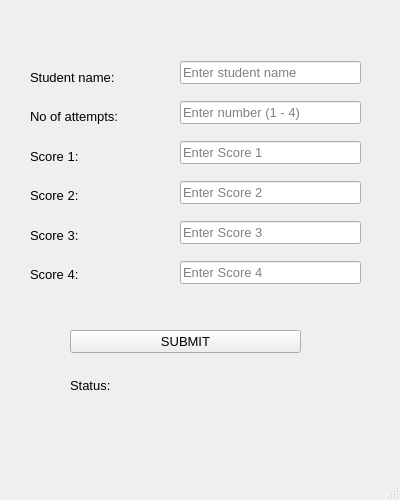
<?xml version="1.0" encoding="UTF-8"?>
<ui version="4.0">
 <class>GradingAlexTarasov</class>
 <widget class="QMainWindow" name="GradingAlexTarasov">
  <property name="geometry">
   <rect>
    <x>0</x>
    <y>0</y>
    <width>400</width>
    <height>500</height>
   </rect>
  </property>
  <property name="minimumSize">
   <size>
    <width>400</width>
    <height>500</height>
   </size>
  </property>
  <property name="maximumSize">
   <size>
    <width>400</width>
    <height>500</height>
   </size>
  </property>
  <property name="windowTitle">
   <string>Grade Calculator</string>
  </property>
  <widget class="QWidget" name="centralwidget">
   <widget class="QWidget" name="layoutWidget">
    <property name="geometry">
     <rect>
      <x>30</x>
      <y>60</y>
      <width>111</width>
      <height>231</height>
     </rect>
    </property>
    <layout class="QVBoxLayout" name="verticalLayout">
     <item>
      <widget class="QLabel" name="label_name">
       <property name="font">
        <font>
         <family>Arial</family>
         <pointsize>10</pointsize>
        </font>
       </property>
       <property name="text">
        <string>Student name:</string>
       </property>
      </widget>
     </item>
     <item>
      <widget class="QLabel" name="label_attempts">
       <property name="font">
        <font>
         <family>Arial</family>
         <pointsize>10</pointsize>
        </font>
       </property>
       <property name="text">
        <string>No of attempts:</string>
       </property>
      </widget>
     </item>
     <item>
      <widget class="QLabel" name="label_1">
       <property name="font">
        <font>
         <family>Arial</family>
         <pointsize>10</pointsize>
        </font>
       </property>
       <property name="text">
        <string>Score 1:</string>
       </property>
      </widget>
     </item>
     <item>
      <widget class="QLabel" name="label_2">
       <property name="font">
        <font>
         <family>Arial</family>
         <pointsize>10</pointsize>
        </font>
       </property>
       <property name="text">
        <string>Score 2:</string>
       </property>
      </widget>
     </item>
     <item>
      <widget class="QLabel" name="label_3">
       <property name="font">
        <font>
         <family>Arial</family>
         <pointsize>10</pointsize>
        </font>
       </property>
       <property name="text">
        <string>Score 3:</string>
       </property>
      </widget>
     </item>
     <item>
      <widget class="QLabel" name="label_4">
       <property name="font">
        <font>
         <family>Arial</family>
         <pointsize>10</pointsize>
        </font>
       </property>
       <property name="text">
        <string>Score 4:</string>
       </property>
      </widget>
     </item>
    </layout>
   </widget>
   <widget class="QWidget" name="layoutWidget">
    <property name="geometry">
     <rect>
      <x>180</x>
      <y>50</y>
      <width>181</width>
      <height>251</height>
     </rect>
    </property>
    <layout class="QVBoxLayout" name="verticalLayout_2">
     <item>
      <widget class="QLineEdit" name="studentNamInput">
       <property name="font">
        <font>
         <family>Arial</family>
         <pointsize>10</pointsize>
        </font>
       </property>
       <property name="text">
        <string/>
       </property>
       <property name="placeholderText">
        <string>Enter student name</string>
       </property>
      </widget>
     </item>
     <item>
      <widget class="QLineEdit" name="attemptsInput">
       <property name="font">
        <font>
         <family>Arial</family>
         <pointsize>10</pointsize>
        </font>
       </property>
       <property name="text">
        <string/>
       </property>
       <property name="placeholderText">
        <string>Enter number (1 - 4)</string>
       </property>
      </widget>
     </item>
     <item>
      <widget class="QLineEdit" name="scoreInput1">
       <property name="font">
        <font>
         <family>Arial</family>
         <pointsize>10</pointsize>
        </font>
       </property>
       <property name="text">
        <string/>
       </property>
       <property name="placeholderText">
        <string>Enter Score 1</string>
       </property>
      </widget>
     </item>
     <item>
      <widget class="QLineEdit" name="scoreInput2">
       <property name="font">
        <font>
         <family>Arial</family>
         <pointsize>10</pointsize>
        </font>
       </property>
       <property name="text">
        <string/>
       </property>
       <property name="placeholderText">
        <string>Enter Score 2</string>
       </property>
      </widget>
     </item>
     <item>
      <widget class="QLineEdit" name="scoreInput3">
       <property name="font">
        <font>
         <family>Arial</family>
         <pointsize>10</pointsize>
        </font>
       </property>
       <property name="text">
        <string/>
       </property>
       <property name="placeholderText">
        <string>Enter Score 3</string>
       </property>
      </widget>
     </item>
     <item>
      <widget class="QLineEdit" name="scoreInput4">
       <property name="font">
        <font>
         <family>Arial</family>
         <pointsize>10</pointsize>
        </font>
       </property>
       <property name="text">
        <string/>
       </property>
       <property name="placeholderText">
        <string>Enter Score 4</string>
       </property>
      </widget>
     </item>
    </layout>
   </widget>
   <widget class="QWidget" name="layoutWidget">
    <property name="geometry">
     <rect>
      <x>70</x>
      <y>330</y>
      <width>231</width>
      <height>81</height>
     </rect>
    </property>
    <layout class="QVBoxLayout" name="verticalLayout_3">
     <item>
      <widget class="QPushButton" name="submitButton">
       <property name="font">
        <font>
         <family>Arial</family>
         <pointsize>10</pointsize>
        </font>
       </property>
       <property name="text">
        <string>SUBMIT</string>
       </property>
      </widget>
     </item>
     <item>
      <widget class="QLabel" name="statusMessage">
       <property name="font">
        <font>
         <family>Arial</family>
         <pointsize>10</pointsize>
        </font>
       </property>
       <property name="text">
        <string>Status:</string>
       </property>
      </widget>
     </item>
    </layout>
   </widget>
  </widget>
  <widget class="QMenuBar" name="menubar">
   <property name="geometry">
    <rect>
     <x>0</x>
     <y>0</y>
     <width>400</width>
     <height>22</height>
    </rect>
   </property>
  </widget>
  <widget class="QStatusBar" name="statusbar"/>
 </widget>
 <resources/>
 <connections/>
</ui>
